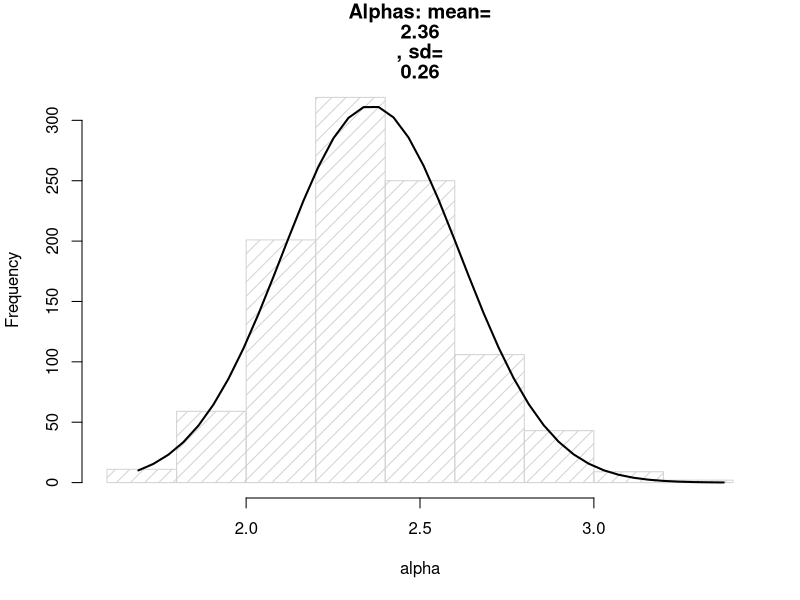
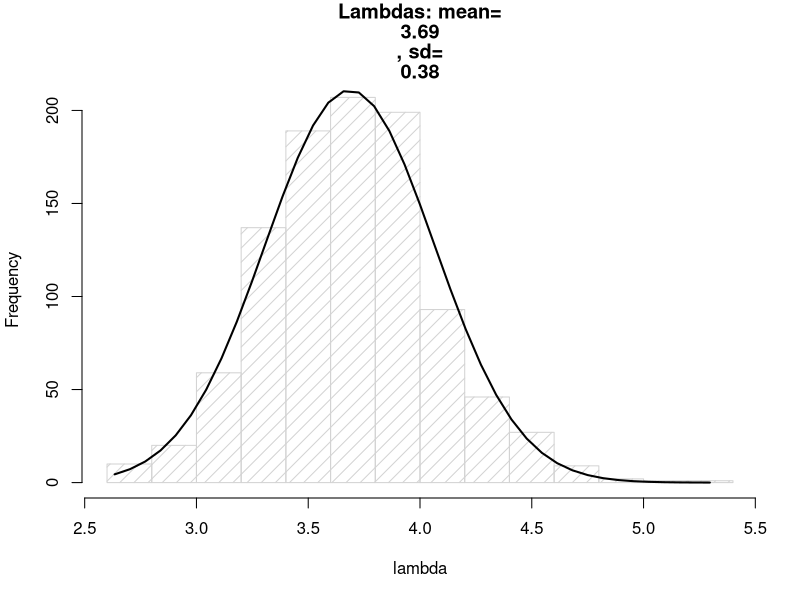

R code for these plots, in order:
## 553.430 Introduction to Statistics
# Section Example Code
# Ronan Perry

ls()
set.seed(0)

get_params <- function(){
    return(c(2,3))
}


## To start, choose fixed values for \alpha and \lambda. 
params = get_params()
alpha <- params[1]
lam <- params[2]

n <- 250

## Generate a vector of 250 random gamma distributed random variables with these parameters 
# (make sure that your R parameters coincide with how Rice defines the parameters in the text). 

X <- rgamma(n=n, shape=alpha, rate = lam)


## From this and the formulas for the MOM estimators, 
# compute \hat{\lambda} and \hat{\alpha} for this data. 
# (You can verify that these numbers should be close to whatever your chosen parameter values were).

alpha1 <- mean(X) / var(X)
lam1 <- mean(X)**2 / var(X)

# Suppose \hat{\lambda}=a, and \hat{\alpha}=b.

## Determine what the large-sample distribution of these MOM estimators might be, you should implement a loop. 
# You can do this by creating, in R, an empty list with two columns. 
# I'd start with a list with 1000 rows. Let m run from 1 to 1000. 
# For each m, generate 250 gamma distributed random variables with parameters (a, b)
# that you computed above from the original data itself. 
## Compute the MOM estimates for alpha and lambda from this newly-generated data (using the formulas above for MOM estimates), 
# and then store this pair of estimates as an ordered pair in the list. 

alphas <- c()
lambdas <- c()

for (m in 1:1000){
    Xhat <- rgamma(n=n, shape=alpha1, rate = lam1)
    alphas[m] <- mean(Xhat) / var(Xhat)
    lambdas[m] <- mean(Xhat)**2 / var(Xhat)
}

## Once you have filled all spots in the list (which should have 1000 pairs in it), 
# you should plot the \hat{\lambda} coordinate and the \hat{alpha} coordinate.

# Plot alphas
xfit <- seq(min(alphas), max(alphas), length = 40) 
yfit <- dnorm(xfit, mean = mean(alphas), sd = sd(alphas)) 
ha <- hist(alphas, breaks = 10, density = 10,
          col = "lightgray", xlab = "alpha", main = paste(c("Alphas: mean=",round(mean(alphas),2),", sd=",round(sd(alphas),2)))) 
yfit <- yfit * diff(ha$mids[1:2]) * length(alphas) 
lines(xfit, yfit, col = "black", lwd = 2)

# Plot lambdas
xfit <- seq(min(lambdas), max(lambdas), length = 40) 
yfit <- dnorm(xfit, mean = mean(lambdas), sd = sd(lambdas)) 
ha <- hist(lambdas, breaks = 10, density = 10,
           col = "lightgray", xlab = "lambda", main = paste(c("Lambdas: mean=",round(mean(lambdas),2),", sd=",round(sd(lambdas),2)))) 
yfit <- yfit * diff(ha$mids[1:2]) * length(lambdas) 
lines(xfit, yfit, col = "black", lwd = 2)
